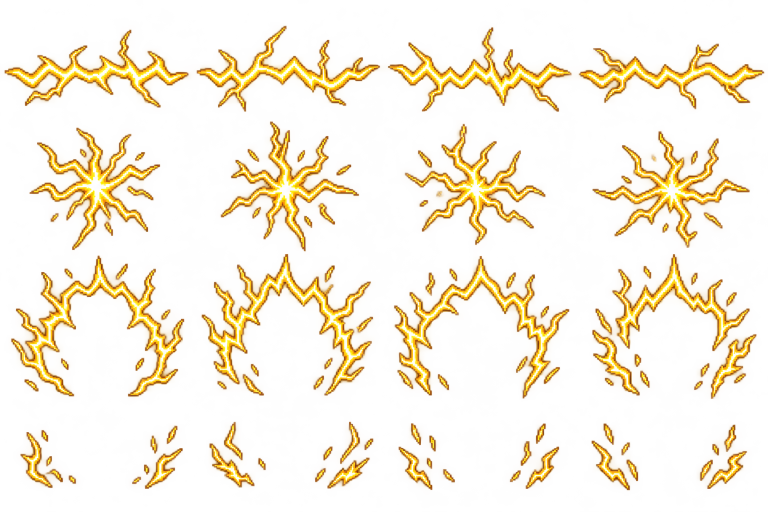
#> input picture concept/pikachu-donatello-effects/pikachu.source.png, 1536 x 1024 px (shown at 1/2 size)
$ python pack.py
#> lines starting #> are read from the running program, lines starting #| are printed output that depends on the picture
from pathlib import Path
from PIL import Image
import numpy as np,hashlib,json
HERE=Path(__file__).resolve().parent
PUBLIC=HERE.parents[1]/"apps/client/public/sprites"
CELL=128
records=[]
def clean(im):
    a=np.array(im.convert("RGBA"));a[:,:,3]=np.where(a[:,:,3]>=128,255,0);a[a[:,:,3]==0]=0
    return Image.fromarray(a)
def quant(im,count):
    rgb=im.convert("RGB").quantize(colors=count,method=Image.Quantize.MEDIANCUT,dither=Image.Dither.NONE).convert("RGB")
    rgb.putalpha(im.getchannel("A"));return rgb
def bandcuts(pix,left,right,rows):
    h=len(pix);projection=(pix[:,left:right,3]>0).sum(1);bands=[0]
    for r in range(1,rows):
        middle=round(h*r/rows);start,end=max(0,middle-100),min(h,middle+100)
        empty=np.where(projection[start:end]==0)[0]+start
        gaps=[g for g in np.split(empty,np.where(np.diff(empty)>1)[0]+1) if len(g)]
        assert gaps,"Effect cores overlap rows"
        gap=min(gaps,key=lambda g:abs(float(g.mean())-middle));bands.append(round(float(gap.mean())))
    bands.append(h);return bands
pika=clean(Image.open(HERE/"pikachu.source.png"));pix=np.array(pika);h,w=pix.shape[:2];board=Image.new("RGBA",(512,512))
#> in clean, a is the input picture: shape (1024, 1536, 4); mean R, G, B, A 168.3, 117.3, 27.1, 39.8
#> after `h, w = pix.shape[:2]`: h = 1024; w = 1536
#> after `board = Image.new('RGBA', (512, 512))`: board: PIL image 512x512 RGBA; every value is 0
for col in range(4):
    left,right=round(col*w/4),round((col+1)*w/4);bands=bandcuts(pix,left,right,4)
    for row in range(4):
        top,bottom=bands[row:row+2];src=pika.crop((left,top,right,bottom));box=src.getchannel("A").getbbox();assert box
        art=src.crop(box);scale=120/(right-left);art=art.resize((max(1,round(art.width*scale)),max(1,round(art.height*scale))),Image.Resampling.NEAREST)
        frame=Image.new("RGBA",(128,128));x=(128-art.width)//2;y=(128-art.height)//2
        if row==3:
            x=round(64-((right-left)/2-box[0])*scale);y=118-art.height
        assert x>=0 and y>=0 and x+art.width<=128
        frame.paste(art,(x,y));board.paste(frame,(col*128,row*128));records.append({"kind":"pikachu","row":row,"col":col,"sourceBox":[left,top,right,bottom],"offset":[x,y]})
#> this loop made 4 passes
#> bands on passes 1 to 4: [0, 235, 505, 822, 1024], [0, 232, 504, 817, 1024], [0, 235, 500, 822, 1024], [0, 240, 501, 822, 1024]
#> after the loop, records = 16 items
board=quant(board,16);board.save(PUBLIC/"pikachu-special-detailed.png")
don=clean(Image.open(HERE/"donatello.source.png"));pix=np.array(don);h,w=pix.shape[:2];dboard=Image.new("RGBA",(1024,128))
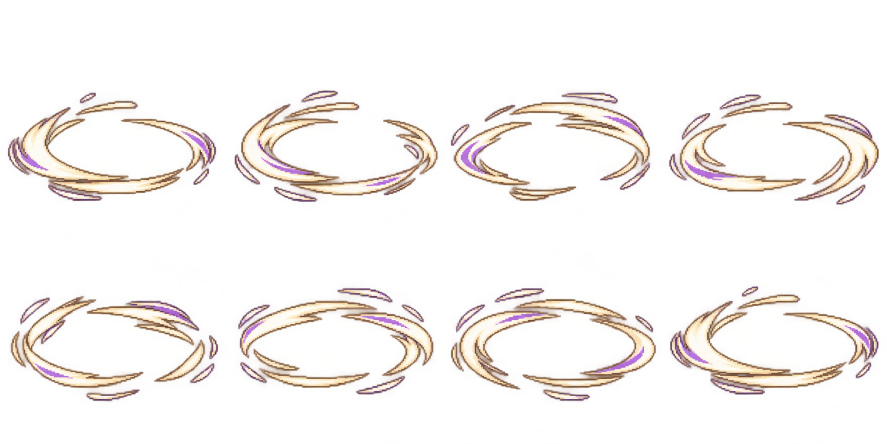
#> input picture concept/pikachu-donatello-effects/donatello.source.png, 1774 x 887 px (shown at 1/2 size)
#> in clean, a is the input picture: shape (887, 1774, 4); mean R, G, B, A 60.1, 47.9, 37.5, 33.7
#> in clean (call 2), `a[a[:, :, 3] == 0] = 0`:
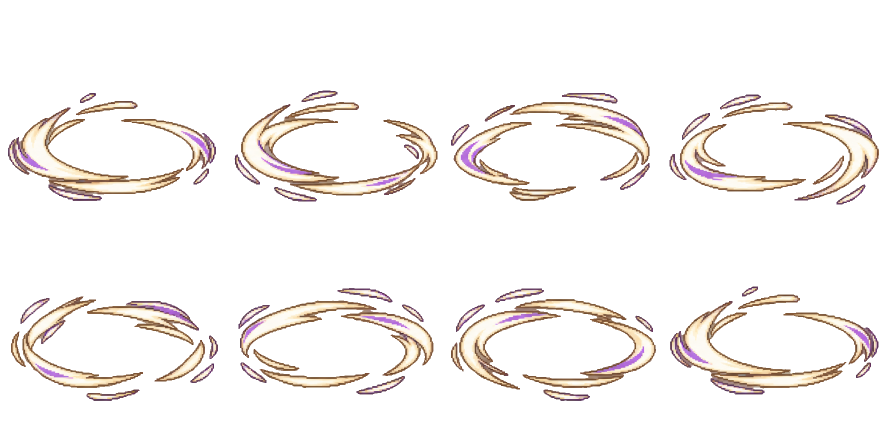
#> a: shape (887, 1774, 4) (shown at 1/2 size); mean R, G, B, A 26.2, 22.6, 20.6, 34.3; transparent parts drawn white
#> after `h, w = pix.shape[:2]`: h = 887; w = 1774
#> after `dboard = Image.new('RGBA', (1024, 128))`: dboard: PIL image 1024x128 RGBA; every value is 0
for col in range(4):
    left,right=round(col*w/4),round((col+1)*w/4);bands=bandcuts(pix,left,right,2)
    for row in range(2):
        top,bottom=bands[row:row+2];src=don.crop((left,top,right,bottom));box=src.getchannel("A").getbbox();assert box
        art=src.crop(box);scale=120/(right-left);art=art.resize((max(1,round(art.width*scale)),max(1,round(art.height*scale))),Image.Resampling.NEAREST)
        frame=Image.new("RGBA",(128,128));x=(128-art.width)//2;y=(128-art.height)//2;frame.paste(art,(x,y));n=row*4+col
        dboard.paste(frame,(n*128,0));records.append({"kind":"donatello","frame":n,"sourceBox":[left,top,right,bottom],"offset":[x,y]})
#> this loop made 4 passes
#> bands on passes 1 to 4: [0, 472, 887], [0, 473, 887], [0, 472, 887], [0, 476, 887]
#> art: PIL image 113x58 RGBA
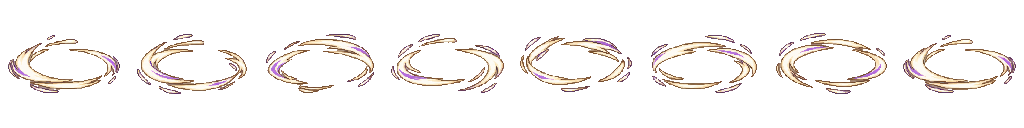
#> dboard: PIL image 1024x128 RGBA; mean R, G, B, A 22.9, 19.8, 18, 30.1; transparent parts drawn white
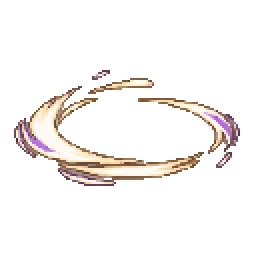
#> frame: PIL image 128x128 RGBA (shown 2 times larger); mean R, G, B, A 23.9, 20.7, 18.8, 31.2; transparent parts drawn white
#> after the loop, records = 24 items
dboard=quant(dboard,12);dboard.save(PUBLIC/"donatello-spin-detailed.png")
#> call 2 of quant, with count = 12
#> in quant (call 2), `rgb=im.convert("RGB").quantize(colors=count,method=Image.Quantize.MEDI..`:
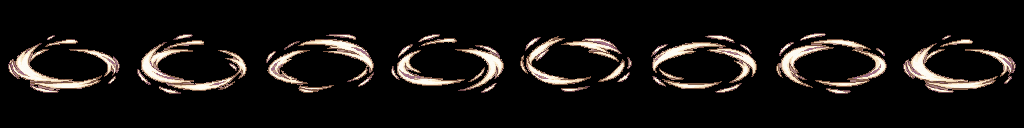
#> rgb: PIL image 1024x128 RGB; mean R, G, B 22.9, 19.8, 17.9
for label,atlas,cols,rows in [("pikachu",board,4,4),("donatello",dboard,8,1)]:
    frames=[]
    for row in range(rows):
        cells=[atlas.crop((col*128,row*128,(col+1)*128,(row+1)*128)) for col in range(cols)]
        assert len({hashlib.sha256(f.tobytes()).hexdigest() for f in cells})==cols
        frames+=cells
    preview=[]
    for f in frames:
        bg=Image.new("RGBA",(128,128),(48,57,70,255));bg.alpha_composite(f);preview.append(bg.convert("RGB").resize((384,384),Image.Resampling.NEAREST))
    preview[0].save(HERE/(label+"-preview.gif"),save_all=True,append_images=preview[1:],duration=50,loop=0)
#> this loop made 2 passes
#> (label, cols, rows) on passes 1 to 2: ('pikachu', 4, 4), ('donatello', 8, 1)
#> pass 1, `preview[0].save(HERE/(label+"-preview.gif"),save_all=True,append_image..`:
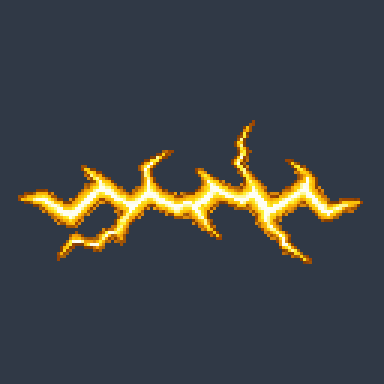
#> saved as pikachu-preview.gif: PIL image 384x384 RGB; mean R, G, B 63.7, 67.4, 69
#> after the loop:
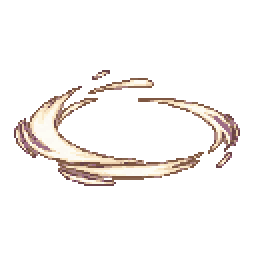
#> f: PIL image 128x128 RGBA (shown 2 times larger); mean R, G, B, A 23.8, 20.7, 18.8, 31.2; transparent parts drawn white
(HERE/"packing.json").write_text(json.dumps({"cell":128,"binaryAlpha":True,"records":records},indent=2),encoding="utf-8")
print("Packed Pikachu16distinctdrawings4x4 and Donatello8distinctdrawings8x1;128cells,binaryalpha,16/12palettecolors")
